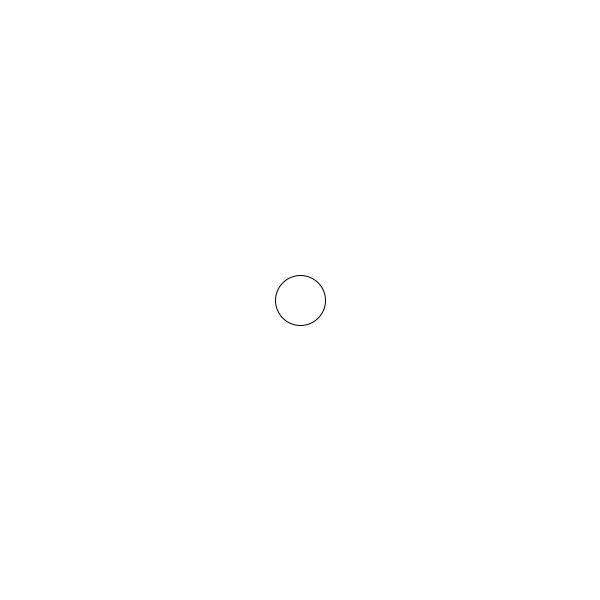
Frame 1 (no input)
Frame 60 (the mouse pressed at the canvas centre just before this capture): identical to frame 1, image omitted
Frame 120 (the mouse held since frame 60 and released just before this capture): identical to frame 1, image omitted

The Processing sketch that drew this single still picture (run headless with seeded random() and noise(); from frame 60 on, the mouse is pressed at the canvas centre):

// Processing sketch: betterMovementDemo
// ── betterMovementDemo.pde
//Dan Schellenberg
//Nov 20, 2015
//Demo to show use of booleans to acheive smoother character movement

Dude myGuy;

void setup() {
  size(600,600);
  myGuy = new Dude(width/2, height/2);
}

void draw() {
  background(255);
  myGuy.move();
  myGuy.display();
}

void keyPressed() {
  myGuy.handleKey();
}

void keyReleased() {
  myGuy.handleRelease();
}
// ── Dude.pde
class Dude {
  float x, y;
  float xSpeed, ySpeed;
  boolean goingUp, goingDown, goingLeft, goingRight;

  Dude(float _x, float _y) {
    x = _x;
    y = _y;
    goingUp = false;
    goingDown = false;
    goingLeft = false;
    goingRight = false;
    xSpeed = 3;
    ySpeed = 3;
  }

  void display() {
    ellipse(x, y, 50, 50);
  }
  
  void move() {
    if (goingUp) {
      y -= ySpeed;
    }
    if (goingDown) {
      y += ySpeed;
    }
    if (goingLeft) {
      x -= xSpeed;
    }
    if (goingRight) {
      x += xSpeed;
    }
  }

  void handleKey() {
    if (key == 'w') {
      goingUp = true;
    }
    if (key == 'd') {
      goingRight = true;
    }
    if (key == 'a') {
      goingLeft = true;
    }
    if (key == 's') {
      goingDown = true;
    }
  }
  
  void handleRelease() {
    if (key == 'w') {
      goingUp = false;
    }
    if (key == 'd') {
      goingRight = false;
    }
    if (key == 'a') {
      goingLeft = false;
    }
    if (key == 's') {
      goingDown = false;
    }
  }
  
}
